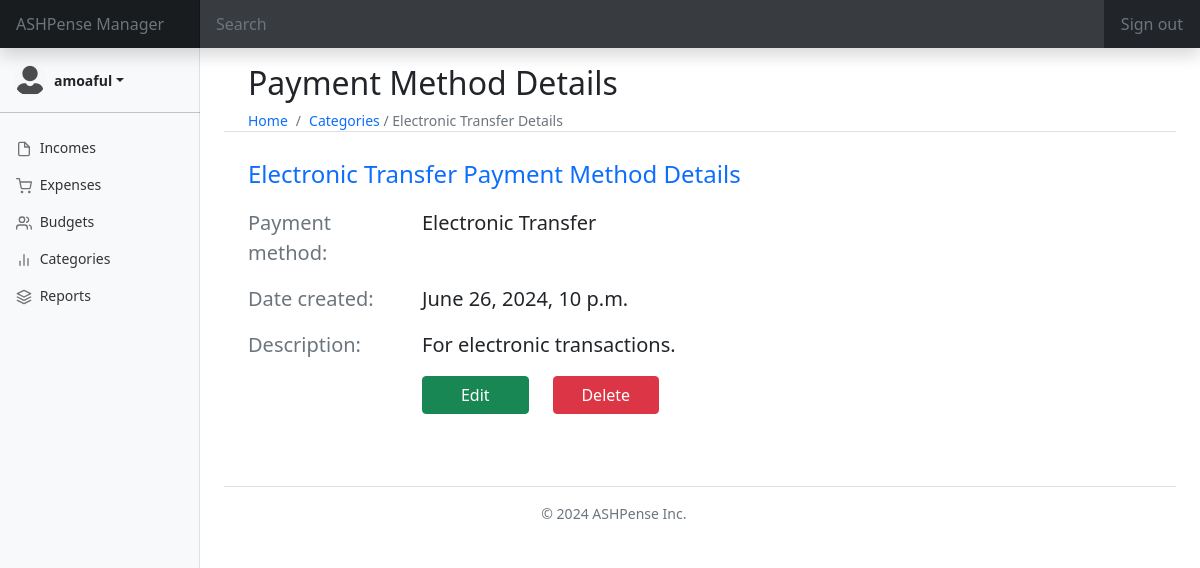
/apm_categories/apm_paymethod_detail/1a190c80-e18d-4a69-8dbd-bd98fc076aa8 (signed in), run on the app's committed database.
### apm_accounts/models.py (models this page shows, shortened)
class ASHPenser(AbstractUser):
    penser_id = models.UUIDField(primary_key=True, default=uuid.uuid4, editable=False)
    email = models.EmailField(unique=True, blank=False, null=False)
    security_question = models.CharField(max_length=255, choices=SECURITY_QUESTIONS, null=True, blank=True)
    security_answer = models.CharField(max_length=500, null=True, blank=True)
    is_active = models.BooleanField(default=True)
    image = models.ImageField(default="default/default.png", upload_to="apmenser/", max_length=255, null=True, blank=True)
    created_at = models.DateField(default=datetime.date.today)
    updated_at = models.DateField(default=datetime.date.today)

### apm_categories/models.py (models this page shows, shortened)
class ASHPenserPaymentMethod(models.Model):
    class Meta:
        verbose_name_plural = "PaymentMethodsData"
        db_table = "payment_methods"
        ordering = ("paymethod_name", "date_created",)
    paymethod_data = models.UUIDField(primary_key=True, default=uuid.uuid4, editable=False)
    ashpenser_data = models.ForeignKey(settings.AUTH_USER_MODEL, on_delete=models.CASCADE, related_name="payment_methods")
    date_created = models.DateTimeField(max_length=8)
    paymethod_name = models.CharField(max_length=100, null=True, blank=True)
    description = models.TextField(null=True, blank=True)

### apm_categories/views.py (the view)
# urls.py: path("apm_paymethod_detail/<uuid:pk>", ASHPenserPaymentMethodDetailView.as_view(), name="apm_paymethod_detail"),
class ASHPenserPaymentMethodDetailView(LoginRequiredMixin, DetailView):
    model = ASHPenserPaymentMethod
    template_name = "apm_categories/apm_paymethod_detail.html"

### templates/apm_categories/apm_paymethod_detail.html (shortened to what this page needs)
{% extends "base.html" %}
{% load static %}
{% block content %}
<div class="bg-gray-200 text-sm">
    <div class="container-fluid border-bottom">
        <div class="d-flex justify-content-between flex-wrap flex-md-nowrap pt-3">
            <h1 class="h2">Payment Method Details</h1>
        </div>
        <nav aria-label="breadcrumb">
            <ol class="breadcrumb mb-0">
                <li class="breadcrumb-item"><a class="fw-light text-decoration-none" href="{% url 'home' %}">Home</a></li>
                <li class="breadcrumb-item active fw-light" aria-current="page">
                    <a class="text-decoration-none" href="{% url 'apm_categories:apm_categories_panel' %}">Categories</a> /
                    {{ object.paymethod_name }} Details
                </li>
            </ol>
        </nav>
    </div>
</div>
<section class="mb-4">
    <div class="container bg-white pt-4 pb-3">
        <div class="row">
            <div class="col-lg-12 col-md-12 col-sm-12 rounded-top-3 mb-3">
                <p class="fs-4 text-start text-primary mb-0">{{ object.paymethod_name }} Payment Method Details </p>
            </div>
            <div class="col-lg-9 col-md-9 col-sm-12">
                <div class="row">
                    <div class="col-lg-3 col-md-3 col-sm-3">
                        <p class="fs-5 text-start text-secondary">Payment method: </p>
                    </div>
                    <div class="col-lg-9 col-md-9 col-sm-9">
                        <p class="fs-5 text-start text-dark">{{ object.paymethod_name }}</p>
                    </div>
                </div>
                <div class="row">
                    <div class="col-lg-3 col-md-3 col-sm-3">
                        <p class="fs-5 text-start text-secondary">Date created: </p>
                    </div>
                    <div class="col-lg-9 col-md-9 col-sm-9">
                        <p class="fs-5 text-start text-dark">{{ object.date_created }}</p>
                    </div>
                </div>
                <div class="row">
                    <div class="col-lg-3 col-md-3 col-sm-3">
                        <p class="fs-5 text-start text-secondary">Description: </p>
                    </div>
                    <div class="col-lg-9 col-md-9 col-sm-9">
                        <p class="fs-5 text-start text-dark">{{ object.description }}</p>
                    </div>
                </div>
                <div class="row">
                    <div class="col-lg-3 col-md-3 col-sm-3">
                    </div>
                    <div class="col-lg-9 col-md-9 col-sm-9">
                        <div class="row">
                            <div class="col-lg-3 col-md-3 col-sm-3 pb-2">
                                <a href="{% url 'apm_categories:apm_paymethod_update' pk=object.pk %}" type="button" class="btn btn-success w-100">
                                    Edit
                                </a>
                            </div>
                            <div class="col-lg-3 col-md-3 col-sm-3">
                                <a href="{% url 'apm_categories:apm_paymethod_delete' pk=object.pk %}" type="button" class="btn btn-danger w-100">
                                    Delete
                                </a>
                            </div>
                        </div>
                    </div>
                </div>
            </div>
        </div>
    </div>
{% endblock content %}

### templates/base.html (shortened to what this page needs)
{% load static %}
{% if user.is_authenticated %}
<!DOCTYPE html>
<html lang="en">
    <head>
        <link href="{% static 'css/bootstrap-grid.css' %}" rel="stylesheet">
        <link href="{% static 'css/bootstrap-grid.min.css' %}" rel="stylesheet">
        <link href="{% static 'css/bootstrap-utilities.css' %}" rel="stylesheet">
        <link href="{% static 'css/bootstrap-utilities.min.css' %}" rel="stylesheet">
        <link href="{% static 'css/bootstrap.css' %}" rel="stylesheet">
        <link href="{% static 'css/bootstrap.min.css' %}" rel="stylesheet">
        <link href="{% static 'css/dashboard/dashboard.css' %}" rel="stylesheet">
    </head>
    <body>
        <header class="navbar navbar-dark sticky-top bg-dark flex-md-nowrap p-0 shadow">
            <a class="navbar-brand col-md-3 col-lg-2 me-0 px-3 text-muted" href="{% url 'home' %}">ASHPense Manager</a>
            <input class="form-control form-control-dark w-100" type="text" placeholder="Search" aria-label="Search">
            <div class="navbar-nav">
                <div class="nav-item text-nowrap">
                    <form method="POST" action="{% url 'logout' %}" enctype="multipart/form-data">
                        <button type="submit" class="btn btn-dark px-3 mx-0 text-muted">Sign out</button>
                    </form>
                </div>
            </div>
        </header>
        <div class="container-fluid">
            <div class="row">
                <nav id="sidebarMenu" class="col-md-3 col-lg-2 d-md-block bg-light sidebar collapse">
                    <div class="position-sticky pt-3">
                        <ul class="nav flex-column">
                            <li class="nav-item">
                                <div class="dropdown" style="margin-left: 1em;">
                                    <a href="#" class="d-flex align-items-center text-dark text-decoration-none dropdown-toggle" id="dropdownUser1" data-bs-toggle="dropdown" aria-expanded="false">
                                        {% if request.user.userprofile.profile_picture %}
                                            <img src="{{ request.user.userprofile.profile_picture.url }}" alt="" width="32" height="32" class="rounded-circle me-2">
                                        {% else %}
                                            <img src="{% static 'media/default.png' %}" alt="" width="32" height="32" class="rounded-circle me-2">
                                        {% endif %}
                                        <strong>{{ user.username }}</strong>
                                    </a>
                                </div>
                                <hr>
                            </li>
                            <li class="nav-item">
                                <a class="nav-link" href="#">
                                    <span data-feather="file"></span>
                                    Incomes
                                </a>
                            </li>
                            <li class="nav-item">
                                <a class="nav-link" href="#">
                                    <span data-feather="shopping-cart"></span>
                                    Expenses
                                </a>
                            </li>
                            <li class="nav-item">
                                <a class="nav-link" href="#">
                                    <span data-feather="users"></span>
                                    Budgets
                                </a>
                            </li>
                            <li class="nav-item">
                                <a class="nav-link" href="{% url 'apm_categories:apm_categories_panel' %}">
                                    <span data-feather="bar-chart-2"></span>
                                    Categories
                                </a>
                            </li>
                            <li class="nav-item">
                                <a class="nav-link" href="#">
                                    <span data-feather="layers"></span>
                                    Reports
                                </a>
                            </li>
                        </ul>
                    </div>
                </nav>
                <main class="col-md-9 ms-sm-auto col-lg-10 px-md-4 bg-gradient-light">
                    {% block content%}
                    {% endblock content %}
                </main>
                <div class="col-sm-9 ms-sm-auto col-lg-10 px-md-4">
                    <footer class="d-flex flex-wrap justify-content-center py-3 my-4 border-top">
                        <div class="col-md-4 d-flex">
                          <span class="text-muted">&copy; 2024 ASHPense Inc.</span>
                        </div>
                      </footer>
                </div>
            </div>
        </div>
    </body>
</html>
{% else %}
    {% include "index.html" %}
{% endif %}

### static/css/dashboard/dashboard.css (style rules this page uses)
body { font-size: .875rem; }
.feather { width: 16px; height: 16px; vertical-align: text-bottom; }
.sidebar { position: fixed; top: 0; bottom: 0; left: 0; z-index: 100; padding: 48px 0 0; box-shadow: inset -1px 0 0 rgba(0, 0, 0, .1); }
.sidebar .nav-link { font-weight: 500; color: #333; }
.sidebar .nav-link .feather { margin-right: 4px; color: #727272; }
.navbar-brand { padding-top: .75rem; padding-bottom: .75rem; font-size: 1rem; background-color: rgba(0, 0, 0, .25); box-shadow: inset -1px 0 0 rgba(0, 0, 0, .25); }
.navbar .form-control { padding: .75rem 1rem; border-width: 0; border-radius: 0; }
.form-control-dark { color: #fff; background-color: rgba(255, 255, 255, .1); border-color: rgba(255, 255, 255, .1); }

### data on the page
ASHPenser: username "amoaful"
ASHPenserPaymentMethod: paymethod_name "Electronic Transfer", date_created "June 26, 2024, 10 p.m.", description "For electronic transactions."
